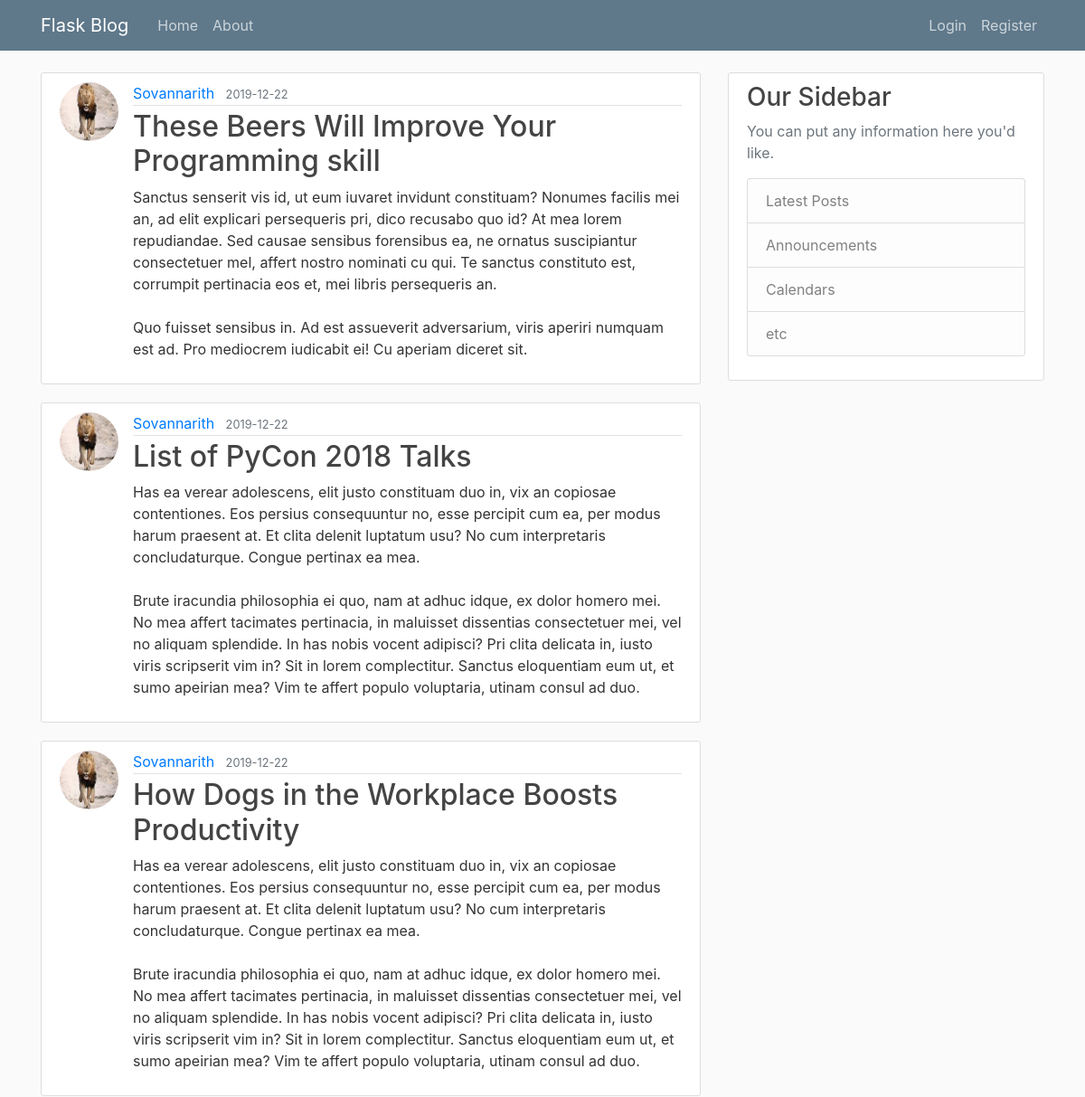
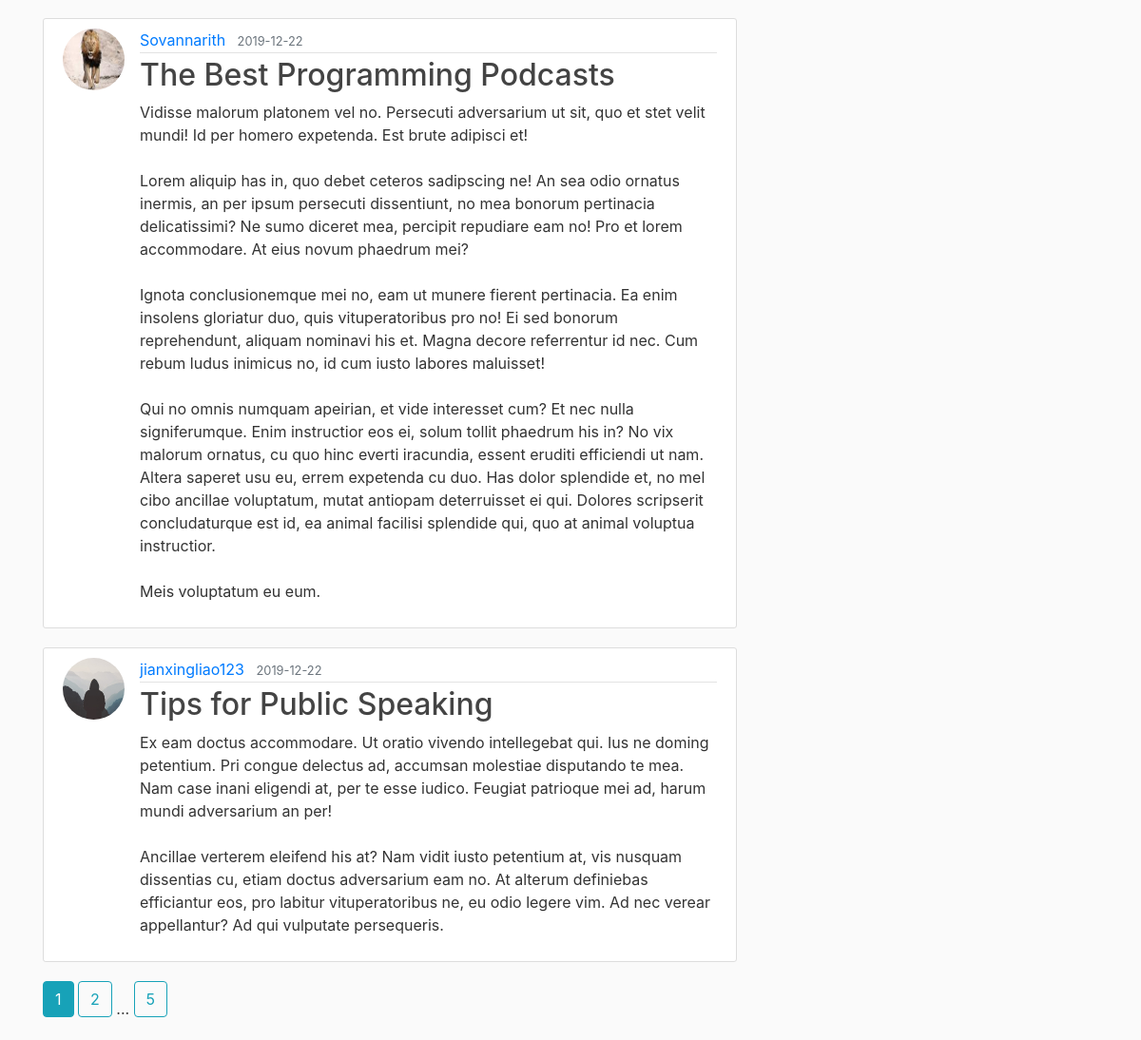
The page /home on the database its author committed (2 pictures, top to bottom).
### flaskblog/models.py (models this page shows, shortened)
class Post(db.Model):
    id = db.Column(db.Integer, primary_key=True)
    title = db.Column(db.String(100), nullable=False)
    date_posted = db.Column(db.DateTime, nullable=False, default=datetime.utcnow)
    content = db.Column(db.Text, nullable=False)
    user_id = db.Column(db.Integer, db.ForeignKey('user.id'), nullable=False) # Use to specify the user in the post model

class User(db.Model, UserMixin):
    id = db.Column(db.Integer, primary_key=True) # each of the user need to have the unique id and primary_key will provide each every user with the unique id
    username = db.Column(db.String(20), unique=True, nullable=False)
    email = db.Column(db.String(120), unique=True, nullable=False)
    image_file = db.Column(db.String(20), nullable=False, default='default.jpg') #profile of the user
    password = db.Column(db.String(60), nullable=False)
    posts = db.relationship('Post', backref='author', lazy=True) #create the relationship between Post and User model.

### flaskblog/main/routes.py (the view)
@main.route("/")
@main.route("/home")
def home():
    page = request.args.get('page', 1, type=int) #This statement is to get the page number the default page is 1.
    posts = Post.query.order_by(Post.date_posted.desc()).paginate(page=page, per_page=5) #date_posted.desc(): sort the post descending with the date that it have been posted.
    return render_template('home.html', posts=posts)

### flaskblog/templates/home.html
{% extends "layout.html" %}
{% block content %}
    {% for post in posts.items %}
        <article class="media content-section">
          <img class="rounded-circle article-img" src="{{ url_for('static', filename='profile_pics/' + post.author.image_file) }}">
          <div class="media-body">
            <div class="article-metadata">
              <a class="mr-2" href="{{ url_for('users.user_posts', username=post.author.username) }}">{{ post.author.username }}</a>
              <small class="text-muted">{{ post.date_posted.strftime('%Y-%m-%d') }}</small>
            </div>
            <h2><a class="article-title" href="{{ url_for('posts.post', post_id=post.id) }}">{{ post.title }}</a></h2>
            <p class="article-content">{{ post.content }}</p>
          </div>
        </article>
    {% endfor %}
    {% for page_num in posts.iter_pages(left_edge=1, right_edge=1, left_current=1, right_current=2) %}
      {% if page_num %}
        {% if posts.page == page_num %}
          <a class="btn btn-info mb-4" href="{{ url_for('main.home', page=page_num) }}">{{ page_num }}</a>
        {% else %}
          <a class="btn btn-outline-info mb-4" href="{{ url_for('main.home', page=page_num) }}">{{ page_num }}</a>
        {% endif %}
      {% else %}
        ...
      {% endif %}
    {% endfor %}
{% endblock content %}

### flaskblog/templates/layout.html (shortened to what this page needs)
<!DOCTYPE html>
<html>
<head>
    <link rel="stylesheet" href="https://maxcdn.bootstrapcdn.com/bootstrap/4.0.0/css/bootstrap.min.css">
    <link rel="stylesheet" type="text/css" href="{{ url_for('static', filename='main.css') }}">
</head>
<body>
    <header class="site-header">
      <nav class="navbar navbar-expand-md navbar-dark bg-steel fixed-top">
        <div class="container">
          <a class="navbar-brand mr-4" href="/">Flask Blog</a>
          <div class="collapse navbar-collapse" id="navbarToggle">
            <div class="navbar-nav mr-auto">
              <a class="nav-item nav-link" href="{{ url_for('main.home') }}">Home</a>
              <a class="nav-item nav-link" href="{{ url_for('main.about') }}">About</a>
            </div>
            <div class="navbar-nav">
              {% if current_user.is_authenticated %}
                <a class="nav-item nav-link" href="{{ url_for('posts.new_post') }}">New Post</a>
                <a class="nav-item nav-link" href="{{ url_for('users.account') }}">Account</a>
                <a class="nav-item nav-link" href="{{ url_for('users.logout') }}">Logout</a>
                <a class="nav-item nav-link" href="{{ url_for('users.change_password') }}">Change Password</a>
              {% else %}
                <a class="nav-item nav-link" href="{{ url_for('users.login') }}">Login</a>
                <a class="nav-item nav-link" href="{{ url_for('users.register') }}">Register</a>
              {% endif %}
            </div>
          </div>
        </div>
      </nav>
    </header>
    <main role="main" class="container">
      <div class="row">
        <div class="col-md-8">
          {% block content %}{% endblock %}
        </div>
        <div class="col-md-4">
          <div class="content-section">
            <h3>Our Sidebar</h3>
            <p class='text-muted'>You can put any information here you'd like.
              <ul class="list-group">
                <li class="list-group-item list-group-item-light">Latest Posts</li>
                <li class="list-group-item list-group-item-light">Announcements</li>
                <li class="list-group-item list-group-item-light">Calendars</li>
                <li class="list-group-item list-group-item-light">etc</li>
              </ul>
            </p>
          </div>
        </div>
      </div>
    </main>
</body>
</html>

### flaskblog/static/main.css (style rules this page uses)
body { background: #fafafa; color: #333333; margin-top: 5rem; }
h1, h2, h3, h4, h5, h6 { color: #444444; }
.bg-steel { background-color: #5f788a; }
.site-header .navbar-nav .nav-link { color: #cbd5db; }
.content-section { background: #ffffff; padding: 10px 20px; border: 1px solid #dddddd; border-radius: 3px; margin-bottom: 20px; }
.article-title { color: #444444; }
.article-content { white-space: pre-line; }
.article-img { height: 65px; width: 65px; margin-right: 16px; }
.article-metadata { padding-bottom: 1px; margin-bottom: 4px; border-bottom: 1px solid #e3e3e3 }

### rows shown on the page
Post: image_file (picture), author.username "Sovannarith", date_posted "2019-12-22", title "These Beers Will Improve Your Programming skill", content "Sanctus senserit vis id, ut eum iuvaret invidunt constituam? Nonumes facilis mei an, ad elit explicari persequeris pri, dico recusabo quo id? At mea lorem repudiandae. Sed causae sensibus forensibus ea, ne ornatus suscipiantur consectetuer mel, affert nostro nominati cu qui. Te sanctus constituto est, corrumpit pertinacia eos et, mei libris persequeris an. Quo fuisset sensibus in. Ad est assueverit adversarium, viris aperiri numquam est ad. Pro mediocrem iudicabit ei! Cu aperiam diceret sit."
Post: image_file (picture), author.username "Sovannarith", date_posted "2019-12-22", title "List of PyCon 2018 Talks", content "Has ea verear adolescens, elit justo constituam duo in, vix an copiosae contentiones. Eos persius consequuntur no, esse percipit cum ea, per modus harum praesent at. Et clita delenit luptatum usu? No cum interpretaris concludaturque. Congue pertinax ea mea. Brute iracundia philosophia ei quo, nam at adhuc idque, ex dolor homero mei. No mea affert tacimates pertinacia, in maluisset dissentias consectetuer mei, vel no aliquam splendide. In has nobis vocent adipisci? Pri clita delicata in, iusto viris scripserit vim in? Sit in lorem complectitur. Sanctus eloquentiam eum ut, et sumo apeirian mea? Vim te affert populo voluptaria, utinam consul ad duo."
Post: image_file (picture), author.username "Sovannarith", date_posted "2019-12-22", title "How Dogs in the Workplace Boosts Productivity", content "Has ea verear adolescens, elit justo constituam duo in, vix an copiosae contentiones. Eos persius consequuntur no, esse percipit cum ea, per modus harum praesent at. Et clita delenit luptatum usu? No cum interpretaris concludaturque. Congue pertinax ea mea. Brute iracundia philosophia ei quo, nam at adhuc idque, ex dolor homero mei. No mea affert tacimates pertinacia, in maluisset dissentias consectetuer mei, vel no aliquam splendide. In has nobis vocent adipisci? Pri clita delicata in, iusto viris scripserit vim in? Sit in lorem complectitur. Sanctus eloquentiam eum ut, et sumo apeirian mea? Vim te affert populo voluptaria, utinam consul ad duo."
Post: image_file (picture), author.username "Sovannarith", date_posted "2019-12-22", title "The Best Programming Podcasts", content "Vidisse malorum platonem vel no. Persecuti adversarium ut sit, quo et stet velit mundi! Id per homero expetenda. Est brute adipisci et! Lorem aliquip has in, quo debet ceteros sadipscing ne! An sea odio ornatus inermis, an per ipsum persecuti dissentiunt, no mea bonorum pertinacia delicatissimi? Ne sumo diceret mea, percipit repudiare eam no! Pro et lorem accommodare. At eius novum phaedrum mei? Ignota conclusionemque mei no, eam ut munere fierent pertinacia. Ea enim insolens gloriatur duo, quis vituperatoribus pro no! Ei sed bonorum reprehendunt, aliquam nominavi his et. Magna decore referrentur id nec. Cum rebum ludus inimicus no, id cum iusto labores maluisset! Qui no omnis numquam…"
Post: image_file (placeholder picture), author.username "jianxingliao123", date_posted "2019-12-22", title "Tips for Public Speaking", content "Ex eam doctus accommodare. Ut oratio vivendo intellegebat qui. Ius ne doming petentium. Pri congue delectus ad, accumsan molestiae disputando te mea. Nam case inani eligendi at, per te esse iudico. Feugiat patrioque mei ad, harum mundi adversarium an per! Ancillae verterem eleifend his at? Nam vidit iusto petentium at, vis nusquam dissentias cu, etiam doctus adversarium eam no. At alterum definiebas efficiantur eos, pro labitur vituperatoribus ne, eu odio legere vim. Ad nec verear appellantur? Ad qui vulputate persequeris."

### other values the page prints
{{ page_num }} "1"
{{ page_num }} "2" "5"
